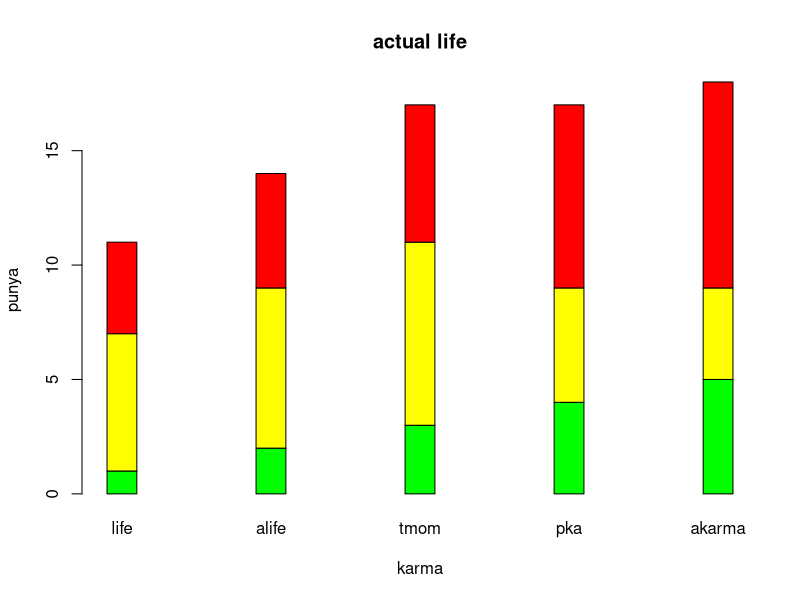

Source code (R):


data <- matrix(nrow=3 ,ncol=5 ,byrow=TRUE, data =c(1,2,3,4,5,6,7,8,5,4,4,5,6,8,9))
barplot(data , 
        col=c("green","yellow","red"),
        width=4,
        space=4,
        xlab="karma",
        ylab="punya",
        main="actual life",
        names.arg = c("life","alife","tmom", "pka","akarma") )

